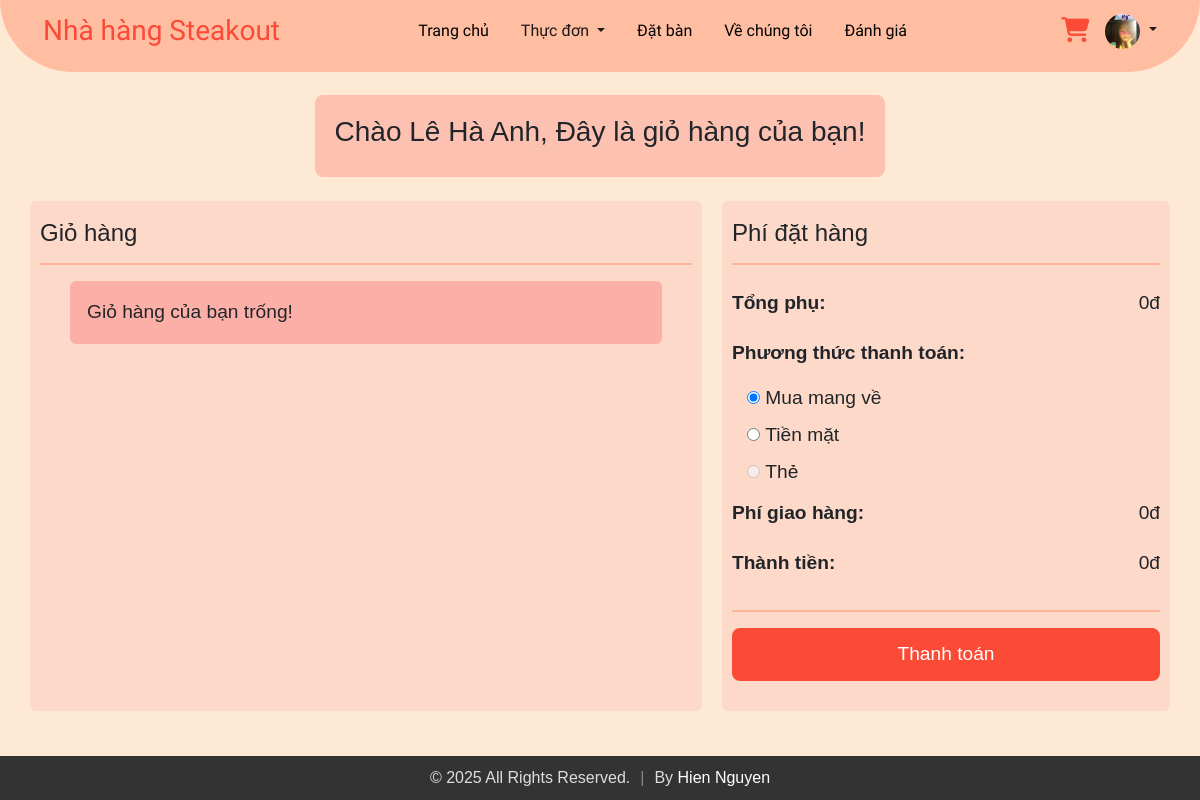
Page /cart.php (signed in) on the committed database.
### tables this page shows
CREATE TABLE `users` (
  `email` varchar(255) NOT NULL,
  `firstName` varchar(255) NOT NULL,
  `lastName` varchar(255) NOT NULL,
  `contact` varchar(10) NOT NULL,
  `password` varchar(20) NOT NULL,
  `dateCreated` timestamp NOT NULL DEFAULT current_timestamp(),
  `profile_image` varchar(255) NOT NULL DEFAULT 'default.jpg'
);

### cart.php (the view, shortened to what this page needs)
<?php
require 'db_connection.php';
$email = $_SESSION['email'];
$stmt = $conn->prepare('SELECT * FROM users WHERE email=?');
$stmt->bind_param('s', $email);
$stmt->execute();
$result = $stmt->get_result();
$user = $result->fetch_assoc();
$stmt = $conn->prepare('SELECT * FROM cart WHERE email=?');
$stmt->bind_param('s', $email);
$stmt->execute();
$itemsResult = $stmt->get_result();
?>
<!DOCTYPE html>
<html lang="en">
<head>
  <link rel='stylesheet' href='https://cdnjs.cloudflare.com/ajax/libs/twitter-bootstrap/4.5.2/css/bootstrap.min.css' />
  <link rel='stylesheet' href='https://cdnjs.cloudflare.com/ajax/libs/font-awesome/5.9.0/css/all.min.css' />
  <link href="https://stackpath.bootstrapcdn.com/bootstrap/5.3.0/css/bootstrap.min.css" rel="stylesheet">
  <link href="https://cdn.jsdelivr.net/npm/bootstrap@5.3.3/dist/css/bootstrap.min.css" rel="stylesheet">
  <link rel="stylesheet" href="https://cdnjs.cloudflare.com/ajax/libs/font-awesome/6.2.0/css/all.min.css" />
  <link rel="stylesheet" href="cart.css" />
</head>
<body>
  <?php
  if ($_SESSION['userloggedin']) {
    include_once('nav-logged.php');
  } else {
    include_once('navbar.php');
  }
  ?>
  <div class="title mb-4">
    <h3>Chào <?php echo $user['firstName'] . " " . $user['lastName']; ?>,
    Đây là giỏ hàng của bạn!</h3>
  </div>
  <div class="cart-details ">
    <div class="cart-items">
      <h4 class="mt-2">
      Giỏ hàng</h4>
      <hr>
      <ul class="list-group">
        <?php if ($itemsResult->num_rows > 0): ?>
          <?php while ($item = $itemsResult->fetch_assoc()) : ?>
            <li class="d-flex justify-content-between align-items-center mb-3 list-group-item">
              <div class="d-flex align-items-center">
                <input type="checkbox" class="form-check-input ms-1 selection" style="width: 20px; height: 20px; border-radius: 50%; " data-price="<?= $item['price'] ?>" checked>
                <?php
                if (!empty($item['image'])) {
                  echo '<img src="uploads/' . htmlspecialchars($item['image']) . '" alt="Item Image" class="item-image ">';
                } else {
                  echo '<span>No image available</span>';
                }
                ?>
                <div class="ms-3">
                  <div class="mt-1"><?php echo $item['itemName']; ?></div>
                  <div class="quantity mt-2 mb-1">
                    <button class="minus-btn minus-quantity-btn" type="button" data-id="<?= $item['id'] ?>" data-price="<?= $item['price'] ?>" min="1">
                      <i class="fas fa-minus"></i>
                    </button>
                    <input type="text" class="itemQty" value="<?= $item['quantity'] ?>" min="1" data-id="<?= $item['id'] ?>" data-price="<?= $item['price'] ?>">
                    <button class="plus-btn plus-quantity-btn" type="button" data-id="<?= $item['id'] ?>" data-price="<?= $item['price'] ?>">
                      <i class="fas fa-plus"></i>
                    </button>
                  </div>
                </div>
              </div>
              <div class="mt-1">
                <div class="d-flex flex-row justify-content-between align-items-start quantity-price">
                  <div>
                     <span class="item-price"><?= number_format($item['price'], 0, ',', '.') ?></span>đ x <span class="item-quantity"><?= $item['quantity'] ?></span>
                  </div>
                </div>
                <div class="d-flex flex-row justify-content-end align-items-end">
                  <span class="badge rounded-pill text-light p-2 mt-2 item-total-price" style="background-color: #fb4a36;"> <?= number_format($item['total_price'], 0, ',', '.') ?>đ</span>
                </div>
              </div>
              <button class="delete-icon" data-id="<?= $item['id'] ?>">
                &times;
              </button>
            </li>
          <?php endwhile; ?>
        <?php else: ?>
          <li class="list-group-item">
            Giỏ hàng của bạn trống!
          </li>
        <?php endif; ?>
      </ul>
    </div>
    <div class="order-summary">
      <h4 class="mt-2">Phí đặt hàng</h4>
      <hr class="mb-4">
      <div class="summary-details ">
        <p><strong>Tổng phụ:</strong></p>
        <p> <span id="subtotal">0</span></p>
      </div>
      <div class="summary-details payment">
        <p><strong>Phương thức thanh toán:</strong></p>
        <div>
          <input type="radio" id="takeaway" name="payment_mode" value="Mang về" checked>
          <label for="Takeaway">Mua mang về</label>
        </div>
        <div>
          <input type="radio" id="cash" name="payment_mode" value="Tiền mặt">
          <label for="Cash">Tiền mặt</label>
        </div>
        <div>
          <input type="radio" id="card" name="payment_mode" value="Thẻ" disabled style="cursor: not-allowed;">
          <label for="Card">Thẻ</label>
        </div>
      </div>
      <div class="summary-details">
        <p><strong> Phí giao hàng: </strong></p>
        <p> <span id="delivery-fee">0</span></p>
      </div>
      <div class="summary-details mb-3">
        <p><strong>Thành tiền:</strong></p>
        <p><span id="total">0</span></p>
      </div>
      <hr>
      <form id="checkout-form" action="order_review.php" method="post">
        <button type="button" id="checkout-button">Thanh toán</button>
      </form>
    </div>
  </div>
</body>
</html>

### nav-logged.php (shortened to what this page needs)
<?php
include 'db_connection.php';
$useremail = isset($_SESSION['email']) ? $_SESSION['email'] : '';
function get_UserInfo($email)
{
  global $conn;
  $stmt = $conn->prepare("SELECT  profile_image FROM users WHERE email = ?");
  $stmt->bind_param("s", $email);
  $stmt->execute();
  $stmt->bind_result($profile_image);
  return [
    'profile_image' => $profile_image ?: 'default.jpg'
  ];
}
$userinfo = get_UserInfo($useremail);
?>
<!DOCTYPE html>
<html lang="en">
<head>
  <link href="https://cdn.jsdelivr.net/npm/bootstrap@5.3.3/dist/css/bootstrap.min.css" rel="stylesheet" />
  <link rel="stylesheet" href="https://cdnjs.cloudflare.com/ajax/libs/font-awesome/6.2.0/css/all.min.css" />
</head>
<body>
  <?php
  $current_page = basename($_SERVER['PHP_SELF']);
  ?>
  <div>
    <nav class="navbar navbar-expand-md fixed-top">
      <div class="container-fluid nav-container">
        <a class="navbar-brand me-auto logo" href="index.php">Nhà hàng Steakout</a>
        <div class="offcanvas offcanvas-end" tabindex="-1" id="offcanvasNavbar" aria-labelledby="offcanvasNavbarLabel">
          <div class="offcanvas-body text-center">
            <ul class="navbar-nav justify-content-center flex-grow-1 pe-3">
              <li class="nav-item">
                <a class="nav-link mx-lg-2 <?php echo $current_page == 'index.php' ? 'active' : ''; ?>" aria-current="page" href="index.php">Trang chủ</a>
              </li>
              <li class="nav-item dropdown">
                <a class="nav-link dropdown-toggle mx-lg-2 <?php echo $current_page == 'menu.php' ? 'active' : ''; ?>" href="menu.php" role="button" aria-haspopup="true" aria-expanded="false">
                  Thực đơn
                </a>
              </li>
              <li class="nav-item">
                <a class="nav-link mx-lg-2 <?php echo $current_page == 'index.php#Reservation' ? 'active' : ''; ?>" href="index.php#Reservation">Đặt bàn</a>
              </li>
              <li class="nav-item">
                <a class="nav-link mx-lg-2 <?php echo $current_page == 'index.php#About-Us' ? 'active' : ''; ?>" href="index.php#About-Us">Về chúng tôi</a>
              </li>
              <li class="nav-item">
                <a class="nav-link mx-lg-2 <?php echo $current_page == '#review' ? 'active' : ''; ?>" href="#review">Đánh giá</a>
              </li>
            </ul>
          </div>
        </div>
        <a class="nav-link cart <?php echo $current_page == 'cart.php' ? 'active' : ''; ?>" href="cart.php"><i class="fas fa-shopping-cart"></i>
          <span id="cart-item" class="badge badge-danger"></span></a>
        <li class="nav-item dropdown ms-3" style="list-style: none; ">
          <a href="#" class="dropdown-toggle" id="profileDropdown" data-toggle="dropdown" aria-haspopup="true" aria-expanded="false">
            <img src="uploads/<?php echo htmlspecialchars($userinfo['profile_image']); ?>" alt="Profile Picture" class="nav-profile">
          </a>
        </li>
      </div>
    </nav>
  </div>
</body>
</html>

### cart.css (style rules this page uses)
* { margin: 0; padding: 0; }
body { background: #feead4; padding-top: 95px; }
.cart-details { display: flex; justify-content: space-between; gap: 20px; margin-bottom: 80px; margin-left: 30px; margin-right: 30px; }
.cart-items { flex: 60%; border-radius: 6px; background-color: #fdd9c9; padding: 10px; }
.order-summary { flex: 40%; background-color: #fdd9c9; padding: 10px; border-radius: 6px; height: 510px; }
.cart-items .list-group-item { display: flex; justify-content: space-between; align-items: center; position: relative; }
.list-group li { border: none; padding: 17px; background: #fcafa7; border-radius: 5px; margin-left: 30px; margin-right: 30px; font-size: 1.2rem; }
.summary-details { display: flex; justify-content: space-between; margin-bottom: 5px; font-size: 1.2rem; }
.cart-details hr { border: 1px solid orangered; }
.summary-details strong { font-weight: 600; }
.payment { display: flex; flex-direction: column; }
.payment input { margin-left: 15px ; }
.order-summary button { background-color: #fb4a36; color: white; border: 2px solid #fb4a36; padding: 10px; cursor: pointer; border-radius: 8px; transition: all 0.3s ease; font-size: 1.2rem; width: 100%; }
.title { display: flex; align-items: center; text-align: center; background-color: #fcc1b1; padding: 20px; border-radius: 8px; margin: 0 auto; max-width: fit-content; }

### nav-logged.php (style rules this page uses)
* { margin: 0; padding: 0; }
body { background-color: #feead4; font-family: "Poppins", sans-serif; font-weight: 300; font-style: normal; }
a { color: white; text-decoration: none; }
.navbar-brand, .offcanvas-header { color: #fb4a36; font-family: "Chewy", system-ui; font-optical-sizing: auto; font-weight: 500; font-style: normal; font-size: 28px; }
.nav-container { margin-right: 30px; margin-left: 30px; padding-bottom: 15px; padding-right: 13px; padding-left: 13px; }
.nav-link { color: black; font-weight: 500; transition: 0.3s color ease; font-family: "Lexend", sans-serif; font-optical-sizing: auto; font-weight: 480; font-style: light; }
.dropdown-toggle { color: #1d1818; text-decoration: none; transition: color 0.3s ease; }
.nav-link:hover, .nav-link.active { color: #fb4a36; }
.navbar { border-bottom-left-radius: 80px; border-bottom-right-radius: 80px; padding: 5px 0px 0px 0px; background-color: #ffbda1; }
.cart { color: green; font-size: 25px; cursor: pointer; }
.nav-profile { width: 35px; height: 35px; border-radius: 50%; object-fit: cover; }
.offcanvas-body { background: #ffbda1; }
.navbar .active { color: #fb4a36; font-weight: 700; }

### rows in the picture
users: profile_image (picture), firstName "Lê Hà", lastName "Anh"
